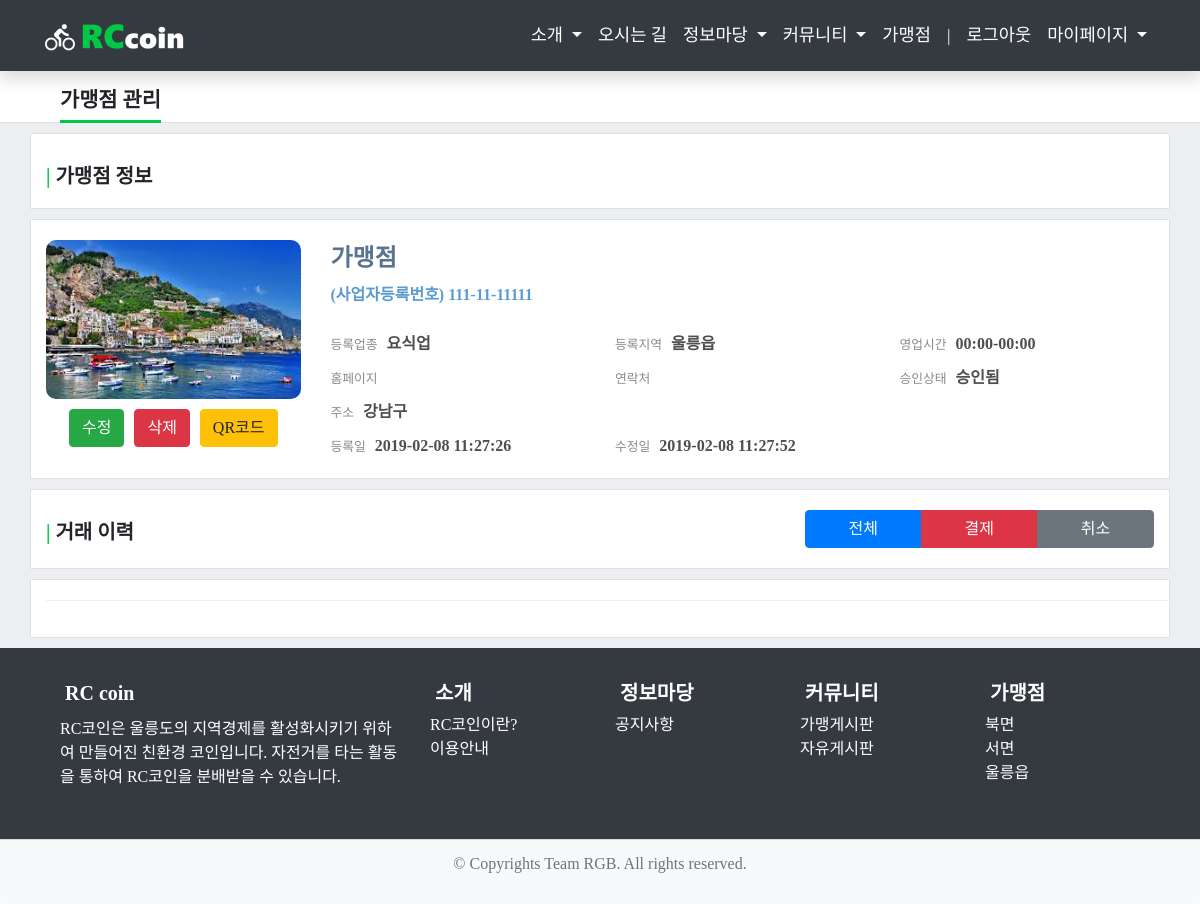
The page /store/info/ (signed in) on the database its author committed.
### store/models.py (models this page shows, shortened)
class Photo(models.Model):
    store = models.ForeignKey('Store', on_delete=models.CASCADE)
    image = ThumbnailImageField(upload_to=upload_path_handler, null=True)
    upload_date = models.DateTimeField(auto_now_add=True)
    class Meta:
        ordering = ['store']

@python_2_unicode_compatible
class Store(models.Model):
    name = models.CharField(max_length=100, null=True)
    corporate_number = models.CharField(max_length=12, null=True)
    representative = models.ForeignKey(User, null=True, on_delete=models.CASCADE)
    category = models.ForeignKey(Category, null=True, on_delete=models.CASCADE)
    location = models.ForeignKey(Location, null=True, on_delete=models.CASCADE)
    address = models.CharField(max_length=100, null=True, default='-')
    phone_number = models.CharField(max_length=15, null=True, default='-')
    url = models.CharField(max_length=100, null=True, default='-')
    opening_hour = models.CharField(max_length=2, null=True)
    opening_minute = models.CharField(max_length=2, null=True)
    closing_hour = models.CharField(max_length=2, null=True)
    closing_minute = models.CharField(max_length=2, null=True)
    description = models.TextField(blank=True)
    registered_date = models.DateTimeField(auto_now_add=True, null=True)
    modified_date = models.DateTimeField(auto_now=True)
    status = models.IntegerField(default=1)

class Category(models.Model):
    domain = models.CharField(max_length=20)
    def __str__(self):
        return self.domain

class Location(models.Model):
    loc = models.CharField(max_length=20)
    def __str__(self):
        return self.loc

### store/views.py (the view)
# urls.py: path('info/', get_myStore, name='info'),
@login_required
def get_myStore(request):
    user = request.user
    store = (Store.objects.filter(Q(representative_id = user.pk) & ~Q(status=3)))[0]
    photo = (Photo.objects.filter(Q(store_id=store.pk)))[0]
    domain = get_categorys()
    loc = get_locations()
    status = ['승인대기중', '승인됨']
    data = {
        'store' : store,
        'photo' : photo,
        'status': status[store.status-1],
        'domain': domain[store.category_id-1],
        'loc'   : loc[store.location_id-1],
        'rdate' : (store.registered_date).strftime('%Y-%m-%d %H:%M:%S'),
        'mdate' : (store.modified_date).strftime('%Y-%m-%d %H:%M:%S')
    }
    return render(request, 'store/store_info.html', data)

### store/views.py (called while the page is built)
def get_categorys():
    categorys = Category.objects.all()
    domain_list = []
    for domain in categorys:
        domain_list.append(domain)
    return domain_list

def get_locations():
    locations = Location.objects.all()
    location_list = []
    for loc in locations:
        location_list.append(loc)
    return location_list

### store/templates/store/store_info.html (shortened to what this page needs)
{% extends 'base.html' %}
{% block head %}
{% load staticfiles %}
{% endblock head %}
{% block body %}
    <div id="contents" class="page-header">
        <div class="container">
            <div class="row page-title">
                <a>가맹점 관리</a>
            </div>
        </div>
    </div>
    <div id="contents">
        <div class="container">
            <div class="row justify-content-center page">
                <div class="col-md card">
                    <div class="card-body">
                        <h5 class="card-subtitle"><a style="color:#00c746;">|</a> 가맹점 정보</h5>
                    </div>
                </div>
            </div>
            <div class="row justify-content-center page">
                <div class="col-md card">
                    <div class="card-body">
                        <div class="row">
                            <div class="col-md-3">
                                <div class="profile-img">
                                    <img src="/media/{{ photo.image }}" class="img-responsive" alt="">
                                </div>
                                <div class="row2 justify-content-center" style="margin-top: 10px">
                                    <a href="{% url 'account:identity' 's_edit' %}" class="btn btn-success" style="margin: 0px 5px 0px 5px;">수정</a>
                                    <a href="{% url 'account:identity2' op='s_del' s_id=store.id %}" class="btn btn-danger" style="margin: 0px 5px 0px 5px;">삭제</a>
                                    {% if store.status == 2 %}
                                    <form action="{% url 'store:qrcode' %}" method="POST" target="_blank">
                                        <button type="submit" id="btn_qr" class="btn btn-warning" style="margin: 0px 5px 0px 5px;">QR코드</button>
                                    </form>
                                    {% endif %}
                                </div>
                            </div>
                            <div class="col-md-9">
                                <div class="name-wrapper">
                                    <div class="profile-usertitle-name">{{ store.name }}</div>
                                    <div class="profile-usertitle-job">(사업자등록번호) {{ store.corporate_number }}</div>
                                </div>
                                <div class="row">
                                    <div class="col-md-4">
                                        <div class="personal-details">
                                            <small>등록업종</small>
                                            <strong>{{ domain }}</strong>
                                        </div>
                                    </div>
                                    <div class="col-md-4">
                                        <div class="personal-details">
                                            <small>등록지역</small>
                                            <strong>{{ loc }}</strong>
                                        </div>
                                    </div>
                                    <div class="col-md-4">
                                        <div class="personal-details">
                                            <small>영업시간</small>
                                            <strong>{{ store.opening_hour }}:{{ store.opening_minute }}-{{ store.closing_hour }}:{{ store.closing_minute }}</strong>
                                        </div>
                                    </div>
                                </div>
                                <div class="row">
                                    <div class="col-md-4">
                                        <div class="personal-details">
                                            <small>홈페이지</small>
                                        </div>
                                    </div>
                                    <div class="col-md-4">
                                        <div class="personal-details">
                                            <small>연락처</small>
                                        </div>
                                    </div>
                                    <div class="col-md-4">
                                        <div class="personal-details">
                                            <small>승인상태</small>
                                            <strong>{{ status }}</strong>
                                        </div>
                                    </div>
                                </div>
                                <div class="row">
                                    <div class="col-md-12">
                                        <div class="personal-details">
                                            <small>주소</small>
                                            <strong>{{ store.address }}</strong>
                                        </div>
                                    </div>
                                </div>
                                <div class="row">
                                    <div class="col-md-4">
                                        <div class="personal-details">
                                            <small>등록일</small>
                                            <strong>{{ rdate }}</strong>
                                        </div>
                                    </div>
                                    <div class="col-md-4">
                                        <div class="personal-details">
                                            <small>수정일</small>
                                            <strong>{{ mdate }}</strong>
                                        </div>
                                    </div>
                                    <div class="col-md-4">
                                    </div>
                                </div>
                            </div>
                        </div>
                    </div>
                </div>
            </div>
        </div>
    </div>
    <div id="contents">
        <div class="container">
            <div class="row justify-content-center page">
                <h5 class="col-md-8 card-subtitle"><a style="color:#00c746;">|</a> 거래 이력</h5>
                <div class="col-md-4 btn-group">
                    <button type="button" class="btn btn-primary" onclick="get_receipt(1, 0)">전체</button>
                    <button type="button" class="btn btn-danger" onclick="get_receipt(1, 1)">결제</button>
                    <button type="button" class="btn btn-secondary" onclick="get_receipt(1, 2)">취소</button>
                </div>
            </div>
        </div>
    </div>
    <div id="contents">
        <div class="container">
            <div class="row justify-content-center page">
                <table class="table table-filter">
                </table>
            </div>
        </div>
    </div>
{% endblock body %}

### wallet/static/css/style.css (style rules this page uses)
body { font-family: 'Nanum Gothic'; font-size: 1rem; background: #edeef2; height: 100vh; }
.row2 { display: -ms-flexbox; display: flex; -ms-flex-wrap: wrap; flex-wrap: wrap; margin-right: -15px; margin-left: -15px; }
a { text-decoration: none !important; }
.page { background-color: #fff; margin-top: 10px; margin-bottom: 10px; padding-top: 20px; padding-bottom: 20px; border: 1px solid #dee2e6; }
.page-header { height: 75px; background-color: #fff; border-bottom: 1px solid #dee2e6; }
.page-title { padding-top: 36px; padding-left: 30px; }
.page-title>a { font-size: 1.3rem; border-bottom: 3px solid #00c746; padding-bottom: 5px; font-weight: 600; }
.card { border: 0; border-radius: 0; }
.card { border: none; }
.card-subtitle { font-weight: 600; margin-top: 10px; }
.card-body { padding: 0rem; vertical-align: middle; }
.profile-usertitle-name { color: #5a7391; font-size: 1.2rem; font-weight: 600; margin-bottom: 7px; }
.profile-usertitle-job { text-transform: uppercase; color: #5b9bd1; font-weight: 600; margin-bottom: 15px; }
table { border-collapse:separate; border-spacing: 5px; }
.table-filter { background-color: #fff; border-bottom: 1px solid #eee; }
strong { font-weight: 750; margin-left: 5px; }
small { color: #8a8a8b; }
.profile-usertitle-name { font-size: 1.5rem; }
.personal-details { color: #4d4e4f; margin-top: 10px; }
.profile-img { text-align: center; }
.carousel-inner>.item>a>img, .carousel-inner>.item>img, .img-responsive, .thumbnail a>img, .thumbnail>img { display: block; border-radius: 10px; max-width: 100%; height: auto; }

### rows shown on the page
Photo: image (picture)
Store: name "가맹점", corporate_number "111-11-11111", opening_hour "00", opening_minute "00", closing_hour "00", closing_minute "00", address "강남구"
Category: domain "요식업"
Location: loc "울릉읍"

### other values the page prints
{{ status }} "승인됨"
{{ rdate }} "2019-02-08 11:27:26"
{{ mdate }} "2019-02-08 11:27:52"
